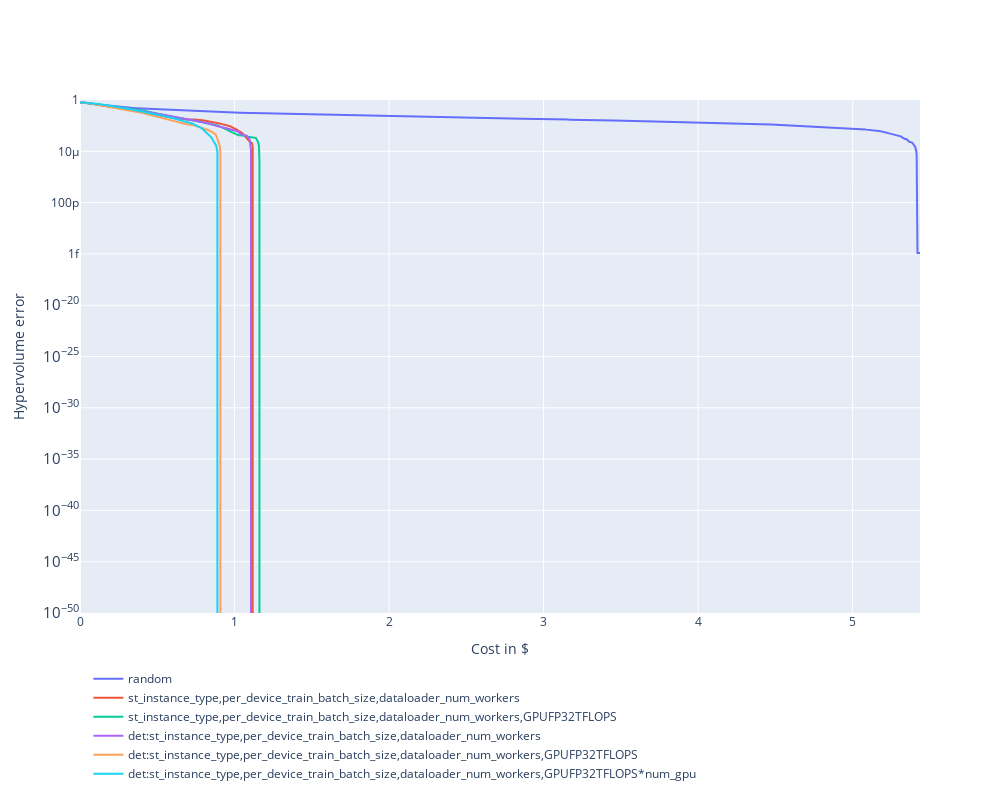

The notebook cell saved with this chart:
### Markdown cell above
The results of some methods (some traces on the plots) are not asymptotically exact because some of the Pareto-front instances are not included in the subset of configurations considered by those methods.

### Code cell
import plotly.graph_objects as go

# Create traces
fig = go.Figure()

for k, v in plotting_settings.items():
    interp_xs_length = 2000
    data_interpolated = np.zeros((len(data[k]), interp_xs_length))
    interp_xs = np.linspace(0, costs[k].max(), interp_xs_length)
    for n in range(data[k].shape[0]):
        data_interpolated[n, :] = np.interp(interp_xs, xp=costs[k][n, :], fp=data[k][n, :])
    
#     ax.plot(interp_xs, np.mean(data_interpolated, axis=0), color=v['color'], label=v['label'], linestyle=v['style'])
#     fig.add_trace(go.Scatter(x=interp_xs, y=true_hv-np.mean(data_interpolated, axis=0),
#                     mode='lines',
#                     name=v['label']))
    fig.add_trace(go.Scatter(x=interp_xs, y=true_hv-iqm(data_interpolated, quantiles=quantile_values_parameter),
                mode='lines',
                name=v['label']))

    quantiles = np.quantile(data_interpolated, quantile_values_parameter, axis=0)
#     ax.fill_between(x=interp_xs, y1=quantiles[0], y2=quantiles[1], 
#                     alpha=0.1, color=v['color'])


# fig.update_yaxes(type="log", range=(-1.9, 0))
fig.update_yaxes(type="log", range=(-50, 0))
# fig.update_yaxes(type="log")
# fig.update_yaxes(type="log")
# fig.update_yaxes(range=(0.00, 1))

# fig.update_xaxes(range=(0., 70))


fig.update_layout(
    autosize=True,
    width=1000,
    height=800,
#     margin=dict(
#         l=50,
#         r=50,
#         b=100,
#         t=100,
#         pad=4
#     ),
#     title="Plot Title",
    xaxis_title="Cost in $",
    yaxis_title="Hypervolume error",
#     legend_title="Legend Title",
    legend=dict(
        yanchor="top",
        y=-0.1,
        xanchor="left",
        x=0.01
    )
)

fig.show()

### Figure 1 — Plotly figure (JSON) as saved in the notebook; plotly's stock layout.template omitted (floating-point values rounded to 4 significant figures; data arrays with more than 128 entries replaced by an {"elided": "..."} marker saying what was removed)
{"data": [{"mode": "lines", "name": "random", "type": "scatter", "x": {"elided": "2000 float values"}, "y": {"elided": "2000 float values"}}, {"mode": "lines", "name": "st_instance_type,per_device_train_batch_size,dataloader_num_workers", "type": "scatter", "x": {"elided": "2000 float values"}, "y": {"elided": "2000 float values"}}, {"mode": "lines", "name": "st_instance_type,per_device_train_batch_size,dataloader_num_workers,GPUFP32TFLOPS", "type": "scatter", "x": {"elided": "2000 float values"}, "y": {"elided": "2000 float values"}}, {"mode": "lines", "name": "det:st_instance_type,per_device_train_batch_size,dataloader_num_workers", "type": "scatter", "x": {"elided": "2000 float values"}, "y": {"elided": "2000 float values"}}, {"mode": "lines", "name": "det:st_instance_type,per_device_train_batch_size,dataloader_num_workers,GPUFP32TFLOPS", "type": "scatter", "x": {"elided": "2000 float values"}, "y": {"elided": "2000 float values"}}, {"mode": "lines", "name": "det:st_instance_type,per_device_train_batch_size,dataloader_num_workers,GPUFP32TFLOPS*num_gpu", "type": "scatter", "x": {"elided": "2000 float values"}, "y": {"elided": "2000 float values"}}], "layout": {"autosize": true, "height": 800, "legend": {"x": 0.01, "xanchor": "left", "y": -0.1, "yanchor": "top"}, "width": 1000, "xaxis": {"title": {"text": "Cost in $"}}, "yaxis": {"range": [-50, 0], "title": {"text": "Hypervolume error"}, "type": "log"}}}
